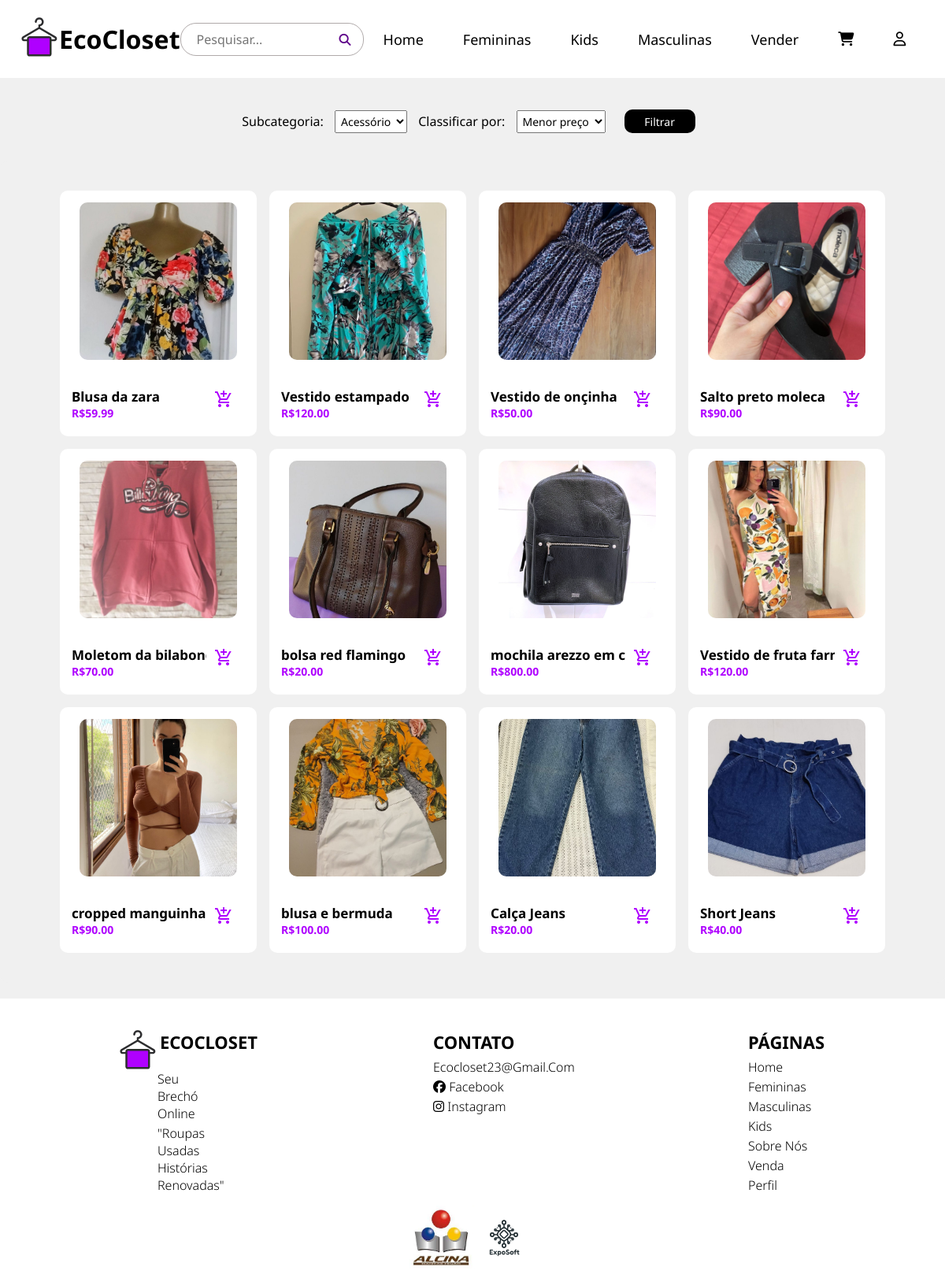
Page /feminina.php on the committed database.
### tables this page shows
CREATE TABLE `cadastro_prod` (
  `idproduto` int(11) NOT NULL,
  `nome_prod` varchar(25) NOT NULL,
  `descricao_prod` varchar(255) NOT NULL,
  `valor` decimal(10,2) NOT NULL,
  `categoria` varchar(20) NOT NULL,
  `subcategoria` varchar(25) NOT NULL,
  `condicao` varchar(30) NOT NULL,
  `path` varchar(100) NOT NULL,
  `nome_og_arq` varchar(70) NOT NULL,
  `id_usu` int(11) NOT NULL
);

### feminina.php (the view, shortened to what this page needs)
<!DOCTYPE html>
<html lang="pt_br">
<head>
  <link rel="stylesheet" href="https://cdnjs.cloudflare.com/ajax/libs/font-awesome/4.7.0/css/font-awesome.min.css">
  <link rel="stylesheet" href="estilos/style.css">
  <link rel="stylesheet" href="estilos/media-query.css">
</head>
<body class="bodyprod">
  <?php
  include("menu.php");
  ?>
  <div class="filter-bar">
    <form action="filterPage.php" method="post">
      <label for="subcategory" class="subcategory">Subcategoria:</label>
      <select name="subcategoria" id="subcategory">
        <option value="Acessório">Acessório</option>
      </select>
      <label for="sort" class="subcategory">Classificar por:</label>
      <select name="sort" id="sort">
        <option value="caro">Menor preço</option>
      </select>
      <button class="filter-button" name="filtrar" value="Feminina"> Filtrar</button>
    </form>
  </div>
  <?php
  include("includes/conexao.php");
  $consulta = "SELECT * FROM cadastro_prod WHERE categoria = 'Feminina'";
  $resultado = mysqli_query($conexao, $consulta);
  if (mysqli_num_rows($resultado) > 0) {
    echo  ' <div class="container">';
    while ($produto = mysqli_fetch_assoc($resultado)) {
      echo '<a href="paginaprod.php?id=' . $produto['idproduto'] . '"><div class="clothing-item">';
      echo '<img src="' . $produto['path'] . '" alt="Calça jeans">';
      echo '<br>';
      echo '<br>';
      echo '<div class="btncarrinho"><a href="adicionaCarrinho.php?idproduto=' . $produto['idproduto'] . '"><span class="material-symbols-outlined" id="prod-neckklace">add_shopping_cart</span></a></div>';
      echo '<div class="clothing-details">';
      echo '<h3 class="h3produtos">' . $produto['nome_prod'] . '</h3>';
      echo ' <p class="clothing-price"><strong>R$' . $produto['valor'] . ' </strong></p>';
      echo '</div>';
      echo '</div>';
      echo '</a>';
    }
    echo  '</div>';
  } else {
    echo '<p>Nenhum produto encontrado.</p>';
  }
  ?>
  <?php
  include("includes/footer.php");
  ?>
</body>
</html>

### estilos/style.css (style rules this page uses)
* { font-family: 'Noto Sans', sans-serif; margin: 0; padding: 0; box-sizing: border-box; }
body { background-color: #f1f1f1; }
.filter-bar { align-items: center; justify-content: center; padding: 15px; padding-top: 40px; display: block; text-align: center; flex-direction: column; }
.filter-bar select, .filter-bar button { margin-left: 10px; font-size: 14px; padding: 3px; margin-right: 10px; }
.filter-button { background-color: #000000; color: #ffffff; border: none; cursor: pointer; transition: 0.2s; border-radius: 10px; width: 90px; height: 30px; }
.filter-bar form { display: none; }
@media (min-width: 768px) { .filter-bar form { display: block; } }
.bodyprod { font-family: Arial, sans-serif; background-color: #f0f0f0; margin: 0; padding: 0; font-family: 'Roboto', sans-serif; }
.h3produtos { font-size: 17px; }
.container { display: flex; flex-wrap: wrap; justify-content: center; max-width: 1300px; margin: 20px auto; padding: 30px; background-color: #f0f0f0; border-radius: 10px; }
.clothing-item { width: 250px; margin: 8px; background-color: #ffffff; border-radius: 10px; text-align: center; padding: 15px; align-items: center; position: relative; overflow: hidden; }
.clothing-item img { width: 200px; height: 200px; object-fit: cover; border-radius: 10px; margin-bottom: 15px; transition: transform 0.4s ease; }
.btncarrinho .material-symbols-outlined { background-color: #ffffff; padding: 5px 10px; border-radius: 5px; font-size: 24px; position: absolute; top: 248px; right: 20px; cursor: pointer; transition: transform 0.3s ease; text-decoration: none; color: #AF00FF; }
.clothing-details { text-align: left; align-items: left; font-size: 12px; margin-top: -7px; }
.clothing-price { font-weight: bolder; font-size: 14px; color: #AF00FF; margin-bottom: 5px; }
:root { --primary: #275efe; --primary-light: #7699ff; --dark: #1c212e; --grey-dark: #3f4656; --grey: #6c7486; --grey-light: #cdd9ed; --white: #fff; --green: #16bf78; --sand: #dcb773; --sand-light: #edd9a9; }

### rows in the picture
cadastro_prod: path (picture), nome_prod "Blusa da zara", valor "59.99"
cadastro_prod: path (picture), nome_prod "Vestido estampado", valor "120.00"
cadastro_prod: path (picture), nome_prod "Vestido de onçinha", valor "50.00"
cadastro_prod: path (picture), nome_prod "Salto preto moleca", valor "90.00"
cadastro_prod: path (picture), nome_prod "Moletom da bilabong", valor "70.00"
cadastro_prod: path (picture), nome_prod "bolsa red flamingo", valor "20.00"
cadastro_prod: path (picture), nome_prod "mochila arezzo em couro", valor "800.00"
cadastro_prod: path (picture), nome_prod "Vestido de fruta farm", valor "120.00"
cadastro_prod: path (picture), nome_prod "cropped manguinha", valor "90.00"
cadastro_prod: path (picture), nome_prod "blusa e bermuda", valor "100.00"
cadastro_prod: path (picture), nome_prod "Calça Jeans", valor "20.00"
cadastro_prod: path (picture), nome_prod "Short Jeans", valor "40.00"
